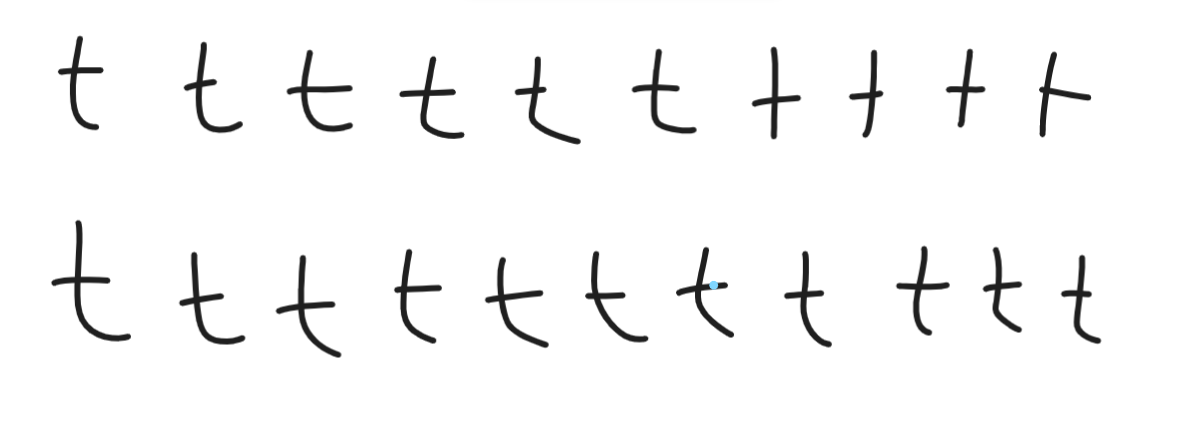
#> input picture Word/t.png, 1196 x 431 px
$ python spliter.py
#> lines starting #> are read from the running program, lines starting #| are printed output that depends on the picture; after the words box and inside, x2 and y2 are one past the last pixel; in counts of white or black regions, pixels touching at a corner belong together
#> further down, image is the input picture: shape (431, 1196, 3); mean B, G, R 247, 247, 247
import cv2
import matplotlib.pyplot as plt

def split(img):

    gray = cv2.cvtColor(image, cv2.COLOR_BGR2GRAY)
    gray = cv2.copyMakeBorder(gray, 8, 8, 8, 8, cv2.BORDER_REPLICATE)
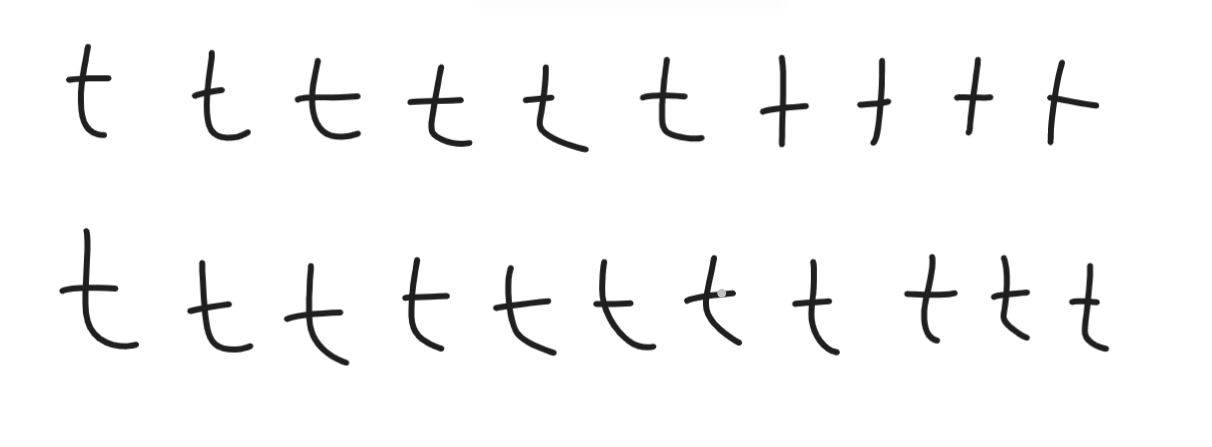
#> gray: shape (447, 1212); min 31, max 255, mean 247.4
    print(gray)
#> (printed output is left out)
    thresh = cv2.threshold(gray, 0, 255, cv2.THRESH_BINARY_INV | cv2.THRESH_OTSU)[1]
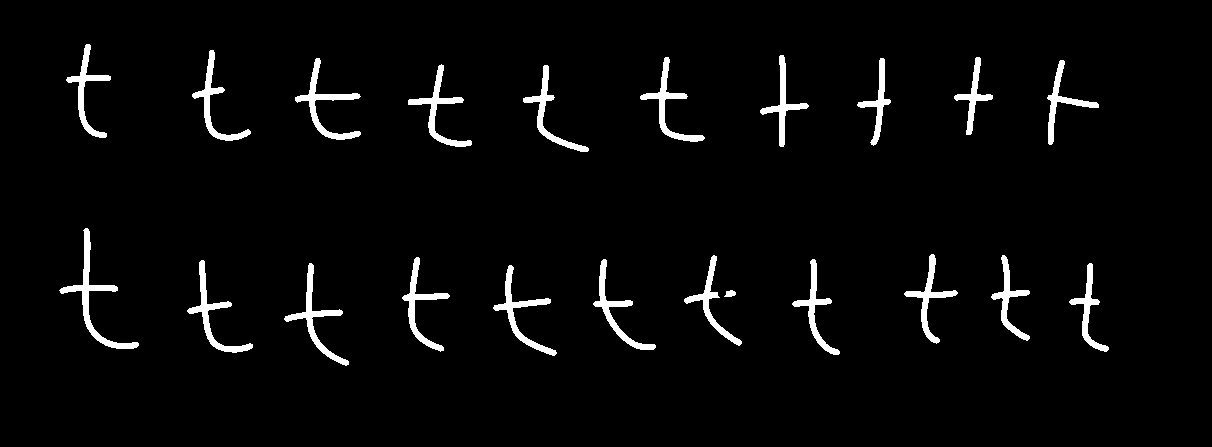
#> thresh: shape (447, 1212); 3.5% white; 22 white regions
    contours = cv2.findContours(thresh.copy(), cv2.RETR_EXTERNAL, cv2.CHAIN_APPROX_SIMPLE)
#> contours = 22 contours; largest, box (x1, y1, x2, y2) and area: (59, 228, 139, 349) 1078, (295, 58, 361, 140) 894, (284, 263, 349, 366) 874, (493, 265, 557, 356) 852, (187, 260, 253, 353) 840
    contours = contours[0]

    letter_image_regions = []

    for contour in contours:
        (x, y, w, h) = cv2.boundingRect(contour)
        if (w >= 1 and w <= 256) and (h >= 1 and h <= 256):
            letter_image_regions.append((x, y, w, h))
#> this loop made 22 passes
#> (x, y, w, h) on passes 1 to 12: (724, 290, 12, 7), (493, 265, 64, 91), (1069, 263, 40, 89), (284, 263, 65, 103), (187, 260, 66, 93), (792, 259, 48, 96), (593, 259, 63, 91), (402, 257, 48, 95), (991, 255, 39, 86), (684, 255, 58, 91), (904, 254, 54, 90), (59, 228, 80, 121)
#> after the loop, letter_image_regions = 22 items, first 6: (724, 290, 12, 7), (493, 265, 64, 91), (1069, 263, 40, 89), (284, 263, 65, 103), (187, 260, 66, 93), (792, 259, 48, 96)

    letter_image_regions = sorted(letter_image_regions, key=lambda x: x[0])
#> letter_image_regions = 22 items, first 6: (59, 228, 80, 121), (66, 44, 45, 94), (187, 260, 66, 93), (192, 50, 59, 91), (284, 263, 65, 103), (295, 58, 66, 82)

    letters = []

    for letter_bounding_box in letter_image_regions:
        x, y, w, h = letter_bounding_box
        letter_image = gray[y - 2:y + h + 2, x - 2:x + w + 2]
        letters.append(letter_image)
#> this loop made 22 passes
#> pass 1, in split, `letter_image = gray[y - 2:y + h + 2, x - 2:x + w + 2]`:
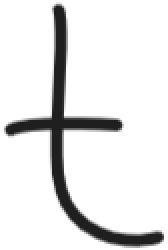
#> letter_image: shape (125, 84) (shown 2 times larger); min 31, max 255, mean 228.6
#> pass 3, in split, `letter_image = gray[y - 2:y + h + 2, x - 2:x + w + 2]`:
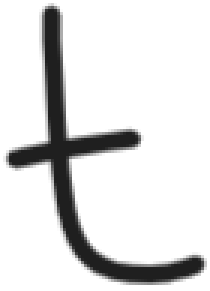
#> letter_image: shape (97, 70) (shown 3 times larger); min 31, max 255, mean 222.8
#> after the loop, letters = 22 items

    fig, axs = plt.subplots(1,len(letters), figsize=(15,5))

    i = 0
    white = [255,255,255]

    #cv2.imwrite(('SeperatedImages/a.png'),letters[0])
    for idx, ax in enumerate(axs):
        ax.set_title(idx)
        ax.axis('off')
        ax.imshow(letters[idx], cmap='gray')
        letters[idx] = cv2.copyMakeBorder(letters[idx], 50, 50, 50, 50,cv2.BORDER_CONSTANT, value= white)
        cv2.imwrite(('Training/t/image%d.png'%(i)),letters[idx])
        i += 1
#> this loop made 22 passes
#> pass 1, in split, `cv2.imwrite(('Training/t/image%d.png'%(i)),letters[idx])`:
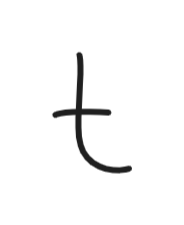
#> saved as image0.png: shape (225, 184); min 31, max 255, mean 248.3
#> pass 2, in split, `cv2.imwrite(('Training/t/image%d.png'%(i)),letters[idx])`:
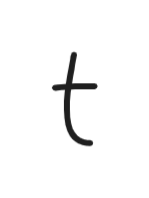
#> saved as image1.png: shape (198, 149); min 31, max 255, mean 248.5
#> after the loop, i = 22


image = cv2.imread('Word/'+str('t.png'))
split(image)
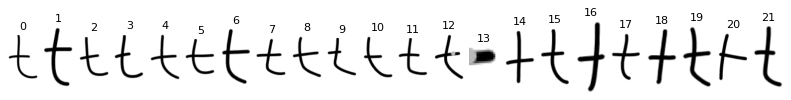
#> figure drawn by matplotlib, 22 panels
